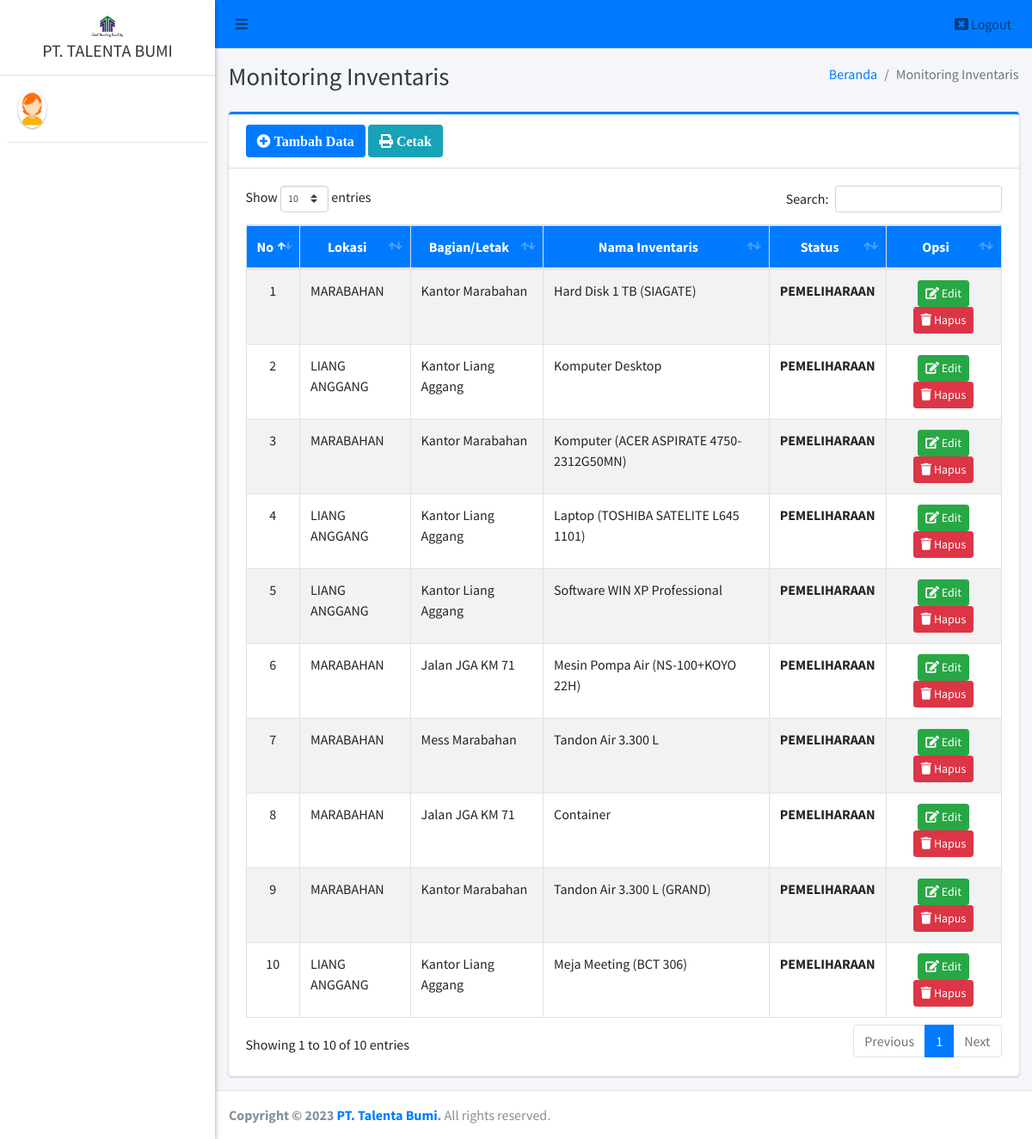
/admin/monitoring/index.php, run on the app's committed database.
### tables this page shows
CREATE TABLE `monitoring` (
  `id_monitoring` int(11) NOT NULL,
  `lokasi_rh` varchar(20) NOT NULL,
  `id_lokasi` int(11) NOT NULL,
  `nama_inventaris` varchar(50) NOT NULL,
  `nomor_inventaris` varchar(50) NOT NULL,
  `status` varchar(50) NOT NULL
);

CREATE TABLE `lokasi` (
  `id_lokasi` int(11) NOT NULL,
  `bagian` varchar(255) NOT NULL
);

### admin/monitoring/index.php (the view, shortened to what this page needs)
<?php
require '../../config/koneksi.php';
?>
<!DOCTYPE html>
<html>
<?php
include '../../templates/head.php';
?>
<body class="hold-transition sidebar-mini layout-fixed">
    <div class="wrapper">
        <?php
        include '../../templates/navbar.php';
        ?>
        <?php
        include '../../templates/sidebar.php';
        ?>
        <div class="content-wrapper">
            <div class="content-header">
                <div class="container-fluid">
                    <div class="row mb-2">
                        <div class="col-sm-6">
                            <h1 class="m-0 text-dark">Monitoring Inventaris</h1>
                        </div>
                        <div class="col-sm-6">
                            <ol class="breadcrumb float-sm-right">
                                <li class="breadcrumb-item"><a href="#">Beranda</a></li>
                                <li class="breadcrumb-item active">Monitoring Inventaris</li>
                            </ol>
                        </div>
                    </div>
                </div>
            </div>
            <section class="content">
                <div class="container-fluid">
                    <div class="row">
                        <div class="col-12">
                            <div class="card card-primary card-outline">
                                <div class="card-header">
                                    <a href="tambah" class="btn bg-primary"><i class="fa fa-plus-circle"> Tambah Data</i></a>
                                    <a href="print" target="blank" class="btn bg-info"><i class="fa fa-print"> Cetak</i></a>
                                </div>
                                <div class="card-body">
                                    <div class="table-responsive">
                                        <table id="example1" class="table table-bordered table-striped">
                                            <thead class="bg-primary">
                                                <tr align="center">
                                                    <th>No</th>
                                                    <th>Lokasi </th>
                                                    <th>Bagian/Letak</th>
                                                    <th>Nama Inventaris</th>
                                                    <th>Status</th>
                                                    <th>Opsi</th>
                                                </tr>
                                            </thead>
                                            <tbody style="background-color: white">
                                                <?php
                                                $no = 1;
                                                $data = $koneksi->query("SELECT * FROM monitoring AS m
                                                LEFT JOIN lokasi AS l ON m.id_lokasi =  l.id_lokasi
                                                ");
                                                while ($row = $data->fetch_array()) {
                                                ?>
                                                    <tr>
                                                        <td align="center"><?= $no++ ?></td>
                                                        <td><?= $row['lokasi_rh'] ?></td>
                                                        <td><?= $row['bagian'] ?></td>
                                                        <td><?= $row['nama_inventaris'] ?></td>
                                                        <td><b><?= $row['status'] ?></b></td>
                                                        <td align="center">
                                                            <a href="edit?id=<?= $row['id_monitoring'] ?>" class="btn btn-success btn-sm" title="Edit"><i class="fa fa-edit"></i> Edit</a>
                                                            <a href="hapus?id=<?= $row['id_monitoring'] ?>" class="btn btn-danger btn-sm alert-hapus" title="Hapus"><i class="fa fa-trash"></i> Hapus</a>
                                                        </td>
                                                    </tr>
                                                <?php } ?>
                                            </tbody>
                                        </table>
                                    </div>
                                </div>
                            </div>
                        </div>
                    </div>
                </div>
            </section>
        </div>
        <?php include_once "../../templates/footer.php"; ?>
    </div>
</body>
</html>

### data on the page
monitoring: lokasi_rh "MARABAHAN", id_lokasi.bagian "Kantor Marabahan", nama_inventaris "Hard Disk 1 TB (SIAGATE)", status "PEMELIHARAAN"
monitoring: lokasi_rh "LIANG ANGGANG", id_lokasi.bagian "Kantor Liang Aggang", nama_inventaris "Komputer Desktop", status "PEMELIHARAAN"
monitoring: lokasi_rh "MARABAHAN", id_lokasi.bagian "Kantor Marabahan", nama_inventaris "Komputer (ACER ASPIRATE 4750- 2312G50MN)", status "PEMELIHARAAN"
monitoring: lokasi_rh "LIANG ANGGANG", id_lokasi.bagian "Kantor Liang Aggang", nama_inventaris "Laptop (TOSHIBA SATELITE L645 1101)", status "PEMELIHARAAN"
monitoring: lokasi_rh "LIANG ANGGANG", id_lokasi.bagian "Kantor Liang Aggang", nama_inventaris "Software WIN XP Professional", status "PEMELIHARAAN"
monitoring: lokasi_rh "MARABAHAN", id_lokasi.bagian "Jalan JGA KM 71", nama_inventaris "Mesin Pompa Air (NS-100+KOYO 22H)", status "PEMELIHARAAN"
monitoring: lokasi_rh "MARABAHAN", id_lokasi.bagian "Mess Marabahan", nama_inventaris "Tandon Air 3.300 L", status "PEMELIHARAAN"
monitoring: lokasi_rh "MARABAHAN", id_lokasi.bagian "Jalan JGA KM 71", nama_inventaris "Container", status "PEMELIHARAAN"
monitoring: lokasi_rh "MARABAHAN", id_lokasi.bagian "Kantor Marabahan", nama_inventaris "Tandon Air 3.300 L (GRAND)", status "PEMELIHARAAN"
monitoring: lokasi_rh "LIANG ANGGANG", id_lokasi.bagian "Kantor Liang Aggang", nama_inventaris "Meja Meeting (BCT 306)", status "PEMELIHARAAN"
